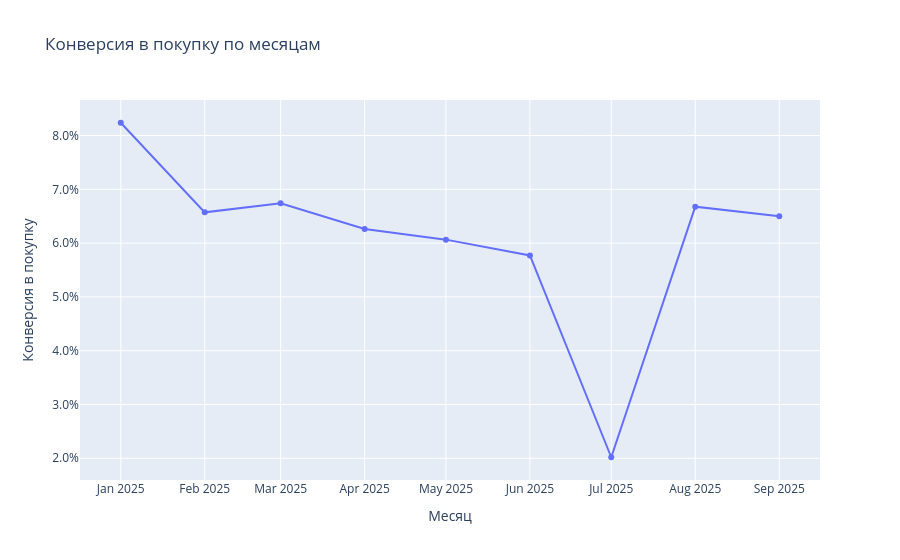

The notebook cell this image was saved under:
### Code cell
fig = px.line(
    monthly_metrics,
    x='month',
    y='conversion_to_purchase',
    markers=True,
    title='Конверсия в покупку по месяцам',
    labels={
        'month': 'Месяц',
        'conversion_to_purchase': 'Конверсия в покупку'
    }
)

fig.update_yaxes(tickformat='.1%')
fig.show()

### Figure 1 — Plotly figure (JSON) as saved in the notebook; plotly's stock layout.template omitted (floating-point values rounded to 4 significant figures)
{"data": [{"hovertemplate": "Месяц=%{x}<br>Конверсия в покупку=%{y}<extra></extra>", "legendgroup": "", "line": {"color": "#636efa", "dash": "solid"}, "marker": {"symbol": "circle"}, "mode": "lines+markers", "name": "", "orientation": "v", "showlegend": false, "x": ["2025-01-01T00:00:00.000000000", "2025-02-01T00:00:00.000000000", "2025-03-01T00:00:00.000000000", "2025-04-01T00:00:00.000000000", "2025-05-01T00:00:00.000000000", "2025-06-01T00:00:00.000000000", "2025-07-01T00:00:00.000000000", "2025-08-01T00:00:00.000000000", "2025-09-01T00:00:00.000000000"], "xaxis": "x", "y": [0.08238, 0.06572, 0.0674, 0.06263, 0.06065, 0.0577, 0.02019, 0.06677, 0.065], "yaxis": "y", "type": "scatter"}], "layout": {"xaxis": {"anchor": "y", "domain": [0.0, 1.0], "title": {"text": "Месяц"}}, "yaxis": {"anchor": "x", "domain": [0.0, 1.0], "title": {"text": "Конверсия в покупку"}, "tickformat": ".1%"}, "legend": {"tracegroupgap": 0}, "title": {"text": "Конверсия в покупку по месяцам"}}}
